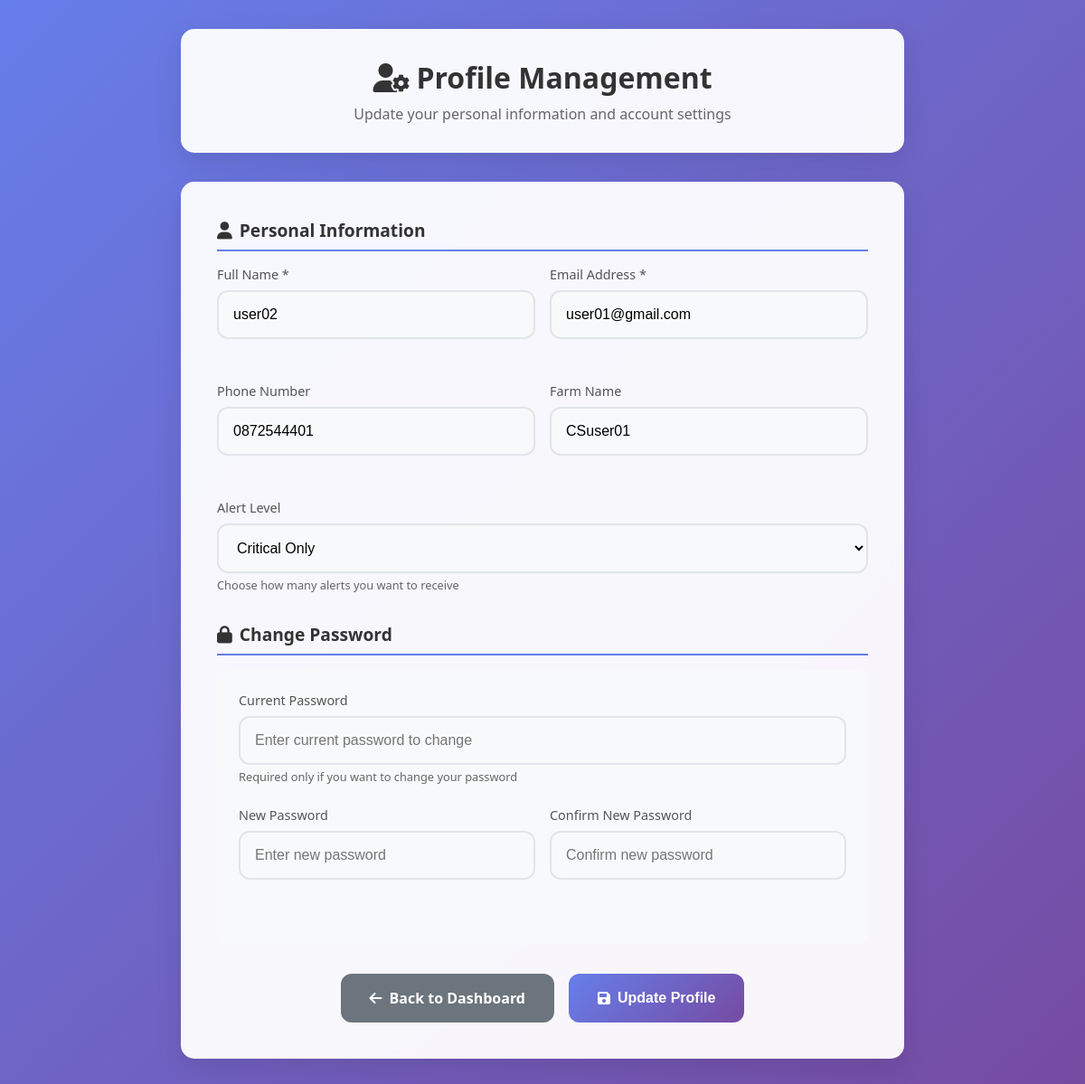
/app/profile-management.php (signed in), run on the app's committed database.
### tables this page shows
CREATE TABLE `user_tb` (
  `id_user` int(11) NOT NULL COMMENT 'id ของ User',
  `name_user` varchar(60) NOT NULL COMMENT 'ชื่อของผู้ใช้',
  `email_user` varchar(100) NOT NULL COMMENT 'อีเมล์ของผู้ใช้',
  `pass_user` varchar(30) NOT NULL COMMENT 'รหัสผ่านของผู้ใช้',
  `tel_user` varchar(12) NOT NULL COMMENT 'เบอร์ของผู้ใช้',
  `name_farm` varchar(50) NOT NULL COMMENT 'ชื่อฟาร์ม',
  `address_farm` text NOT NULL COMMENT 'ที่อยู่ฟาร์ม',
  `zipcode_farm` varchar(6) NOT NULL COMMENT 'รหัสไปรษณีย์ฟาร์ม',
  `county_farm` varchar(50) NOT NULL COMMENT 'ประเทศ',
  `latlon_farm` varchar(50) NOT NULL COMMENT 'ตำแหน่งพิกัดฟาร์ม Ex. 15.236199430122442, 104.8632899561982',
  `alert_auto` tinyint(1) NOT NULL COMMENT 'เปิดการแจ้งเตือนอัตโนมัติ\r\n0 = ไม่เปิดแจ้งเตือน\r\n1 = เปิดแจ้งเตือน',
  `time_alert` tinyint(4) NOT NULL COMMENT 'จำนวนความถี่การแจ้งเตือนทุกกี่นาที',
  `pump_auto` tinyint(1) NOT NULL COMMENT 'เปิดปั๊มอัตโนมัติ 0 = ปิดอัตโนมัติ 1 = เปิดอัตโนมัติ',
  `Token_user` varchar(10) NOT NULL COMMENT 'โทเคนใช้ยืนยันตัวตนเข้าถึงข้อมูลในระบบ'
);

### model/UserModel.php (called while the page is built, shortened)
<?php
require_once "config.php";
class UserModel {
    private $conn;
    public function __construct() {
        $database = new Database();
        $this->conn = $database->getConnection();
    }
    private function executeQuery($query, $params = []) {
        $stmt = $this->conn->prepare($query);
        foreach ($params as $key => $value) {
            $stmt->bindValue($key, $value);
        }
        $stmt->execute();
        return $stmt;
    }
    public function getUserById($id_user) {
        $query = "SELECT * FROM user_tb WHERE id_user = :id_user";
        $stmt = $this->executeQuery($query, [":id_user" => $id_user]);
        return $stmt->fetch(PDO::FETCH_ASSOC);
    }
}
?>

### model/config.php (called while the page is built, shortened)
<?php
class Database {
    private $host = "localhost";
    private $db_name = "ponglert_tilapia_farm";
    private $username = "root";
    private $password = "";
    public function getConnection() {
        $this->conn = null;
        try {
            $dsn = "mysql:host=" . $this->host . ";dbname=" . $this->db_name . ";charset=utf8mb4";
            $options = [
                PDO::ATTR_PERSISTENT => true,
                PDO::ATTR_ERRMODE => PDO::ERRMODE_EXCEPTION,
                PDO::ATTR_DEFAULT_FETCH_MODE => PDO::FETCH_ASSOC,
                PDO::ATTR_EMULATE_PREPARES => false,
            ];
            $this->conn = new PDO($dsn, $this->username, $this->password, $options);
        } catch (PDOException $e) {
            die("Database connection failed: " . $e->getMessage());
        }
        return $this->conn;
    }
}
?>

### app/profile-management.php (the view, shortened to what this page needs)
<?php
require_once "../model/UserModel.php";
$userModel = new UserModel();
$user_id = $_SESSION['user_id'];
$user = $userModel->getUserById($user_id);
?>
<!DOCTYPE html>
<html lang="en">
<head>
    <link href="https://cdnjs.cloudflare.com/ajax/libs/font-awesome/6.0.0/css/all.min.css" rel="stylesheet">
</head>
<body>
    <div class="container">
        <div class="header">
            <h1>
                <i class="fas fa-user-cog"></i>
                Profile Management
            </h1>
            <p>Update your personal information and account settings</p>
        </div>
        <div class="profile-form">
            <form method="POST" id="profileForm">
                <div class="form-section">
                    <h3 class="section-title">
                        <i class="fas fa-user"></i>
                        Personal Information
                    </h3>
                    <div class="form-row">
                        <div class="form-group">
                            <label for="name_user" class="form-label">Full Name *</label>
                            <input
                                type="text"
                                id="name_user"
                                name="name_user"
                                class="form-input"
                                value="<?php echo htmlspecialchars($user['name_user'] ?? ''); ?>"
                                required
                                maxlength="100"
                            >
                        </div>
                        <div class="form-group">
                            <label for="email_user" class="form-label">Email Address *</label>
                            <input
                                type="email"
                                id="email_user"
                                name="email_user"
                                class="form-input"
                                value="<?php echo htmlspecialchars($user['email_user'] ?? ''); ?>"
                                required
                            >
                        </div>
                    </div>
                    <div class="form-row">
                        <div class="form-group">
                            <label for="tel_user" class="form-label">Phone Number</label>
                            <input
                                type="tel"
                                id="tel_user"
                                name="tel_user"
                                class="form-input"
                                value="<?php echo htmlspecialchars($user['tel_user'] ?? ''); ?>"
                                maxlength="20"
                            >
                        </div>
                        <div class="form-group">
                            <label for="name_farm" class="form-label">Farm Name</label>
                            <input
                                type="text"
                                id="name_farm"
                                name="name_farm"
                                class="form-input"
                                value="<?php echo htmlspecialchars($user['name_farm'] ?? ''); ?>"
                                maxlength="100"
                            >
                        </div>
                    </div>
                    <div class="form-group">
                        <label for="alert_level_user" class="form-label">Alert Level</label>
                        <select id="alert_level_user" name="alert_level_user" class="form-select">
                            <option value="1" <?php echo ($user['alert_level_user'] ?? '1') == '1' ? 'selected' : ''; ?>>Critical Only</option>
                        </select>
                        <div class="form-help">Choose how many alerts you want to receive</div>
                    </div>
                </div>
                <div class="form-section">
                    <h3 class="section-title">
                        <i class="fas fa-lock"></i>
                        Change Password
                    </h3>
                    <div class="password-section">
                        <div class="form-group">
                            <label for="current_password" class="form-label">Current Password</label>
                            <input
                                type="password"
                                id="current_password"
                                name="current_password"
                                class="form-input"
                                placeholder="Enter current password to change"
                            >
                            <div class="form-help">Required only if you want to change your password</div>
                        </div>
                        <div class="form-row">
                            <div class="form-group">
                                <label for="new_password" class="form-label">New Password</label>
                                <input
                                    type="password"
                                    id="new_password"
                                    name="new_password"
                                    class="form-input"
                                    placeholder="Enter new password"
                                    minlength="6"
                                >
                            </div>
                            <div class="form-group">
                                <label for="confirm_password" class="form-label">Confirm New Password</label>
                                <input
                                    type="password"
                                    id="confirm_password"
                                    name="confirm_password"
                                    class="form-input"
                                    placeholder="Confirm new password"
                                    minlength="6"
                                >
                            </div>
                        </div>
                    </div>
                </div>
                <div class="form-actions">
                    <a href="../dashboard.php" class="btn btn-secondary">
                        <i class="fas fa-arrow-left"></i> Back to Dashboard
                    </a>
                    <button type="submit" class="btn btn-primary">
                        <i class="fas fa-save"></i> Update Profile
                    </button>
                </div>
            </form>
        </div>
    </div>
</body>
</html>

### app/profile-management.php (style rules this page uses)
* { margin: 0; padding: 0; box-sizing: border-box; }
body { font-family: 'Segoe UI', Tahoma, Geneva, Verdana, sans-serif; background: linear-gradient(135deg, #667eea 0%, #764ba2 100%); min-height: 100vh; padding: 2rem; }
.container { max-width: 800px; margin: 0 auto; }
.header { background: rgba(255, 255, 255, 0.95); backdrop-filter: blur(10px); border-radius: 15px; padding: 2rem; margin-bottom: 2rem; box-shadow: 0 10px 30px rgba(0, 0, 0, 0.1); text-align: center; }
.header h1 { color: #333; display: flex; align-items: center; justify-content: center; gap: 0.5rem; margin-bottom: 0.5rem; }
.header p { color: #666; }
.profile-form { background: rgba(255, 255, 255, 0.95); backdrop-filter: blur(10px); border-radius: 15px; padding: 2.5rem; box-shadow: 0 10px 30px rgba(0, 0, 0, 0.1); }
.form-section { margin-bottom: 2rem; }
.section-title { color: #333; font-size: 1.2rem; font-weight: 600; margin-bottom: 1rem; padding-bottom: 0.5rem; border-bottom: 2px solid #667eea; display: flex; align-items: center; gap: 0.5rem; }
.form-row { display: grid; grid-template-columns: 1fr 1fr; gap: 1rem; margin-bottom: 1.5rem; }
.form-group { margin-bottom: 1.5rem; }
.form-label { display: block; margin-bottom: 0.5rem; color: #555; font-weight: 500; font-size: 0.9rem; }
.form-input, .form-select { width: 100%; padding: 1rem; border: 2px solid #e1e5e9; border-radius: 12px; font-size: 1rem; transition: all 0.3s ease; background: #f8f9fa; }
.btn { padding: 1rem 2rem; border: none; border-radius: 12px; font-size: 1rem; font-weight: 600; cursor: pointer; transition: all 0.3s ease; text-decoration: none; display: inline-flex; align-items: center; gap: 0.5rem; }
.btn-primary { background: linear-gradient(135deg, #667eea, #764ba2); color: white; }
.btn-secondary { background: #6c757d; color: white; }
.form-actions { display: flex; gap: 1rem; justify-content: center; margin-top: 2rem; }
.password-section { background: #f8f9fa; border-radius: 12px; padding: 1.5rem; margin-top: 1rem; }
.form-help { font-size: 0.8rem; color: #666; margin-top: 0.25rem; }

### data on the page
user_tb: name_user "user02", email_user "user01@gmail.com", tel_user "0872544401", name_farm "CSuser01"
